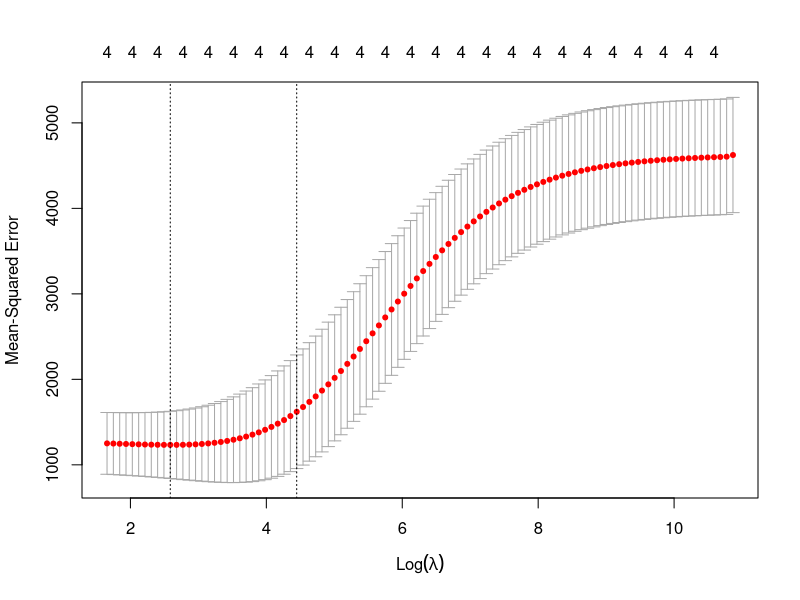
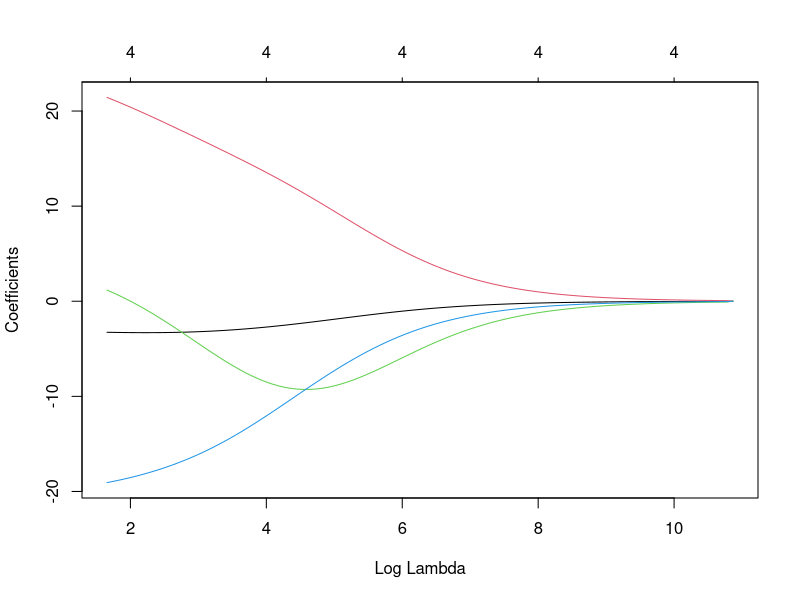

Source code (R) for these figures, in order:
## ---- chunk 1
print(mtcars)
## ---- chunk 2
library(glmnet)
y = mtcars$hp

x <- data.matrix(mtcars[,c("mpg","wt","drat","qsec")])
## ---- chunk 3
ridge_reg_model <- glmnet(x, y, alpha = 0)
summary(ridge_reg_model)
## ---- chunk 4
cv_model <- cv.glmnet(x, y, alpha = 0, nfolds = 5)
best_lambda_s <- cv_model$lambda.min

## ---- chunk 5
plot(cv_model)
## ---- chunk 6
best_model <- glmnet(x, y, alpha = 0, lambda = best_lambda_s)
coef(best_model)
## ---- chunk 7
plot(ridge_reg_model, xvar = "lambda")
